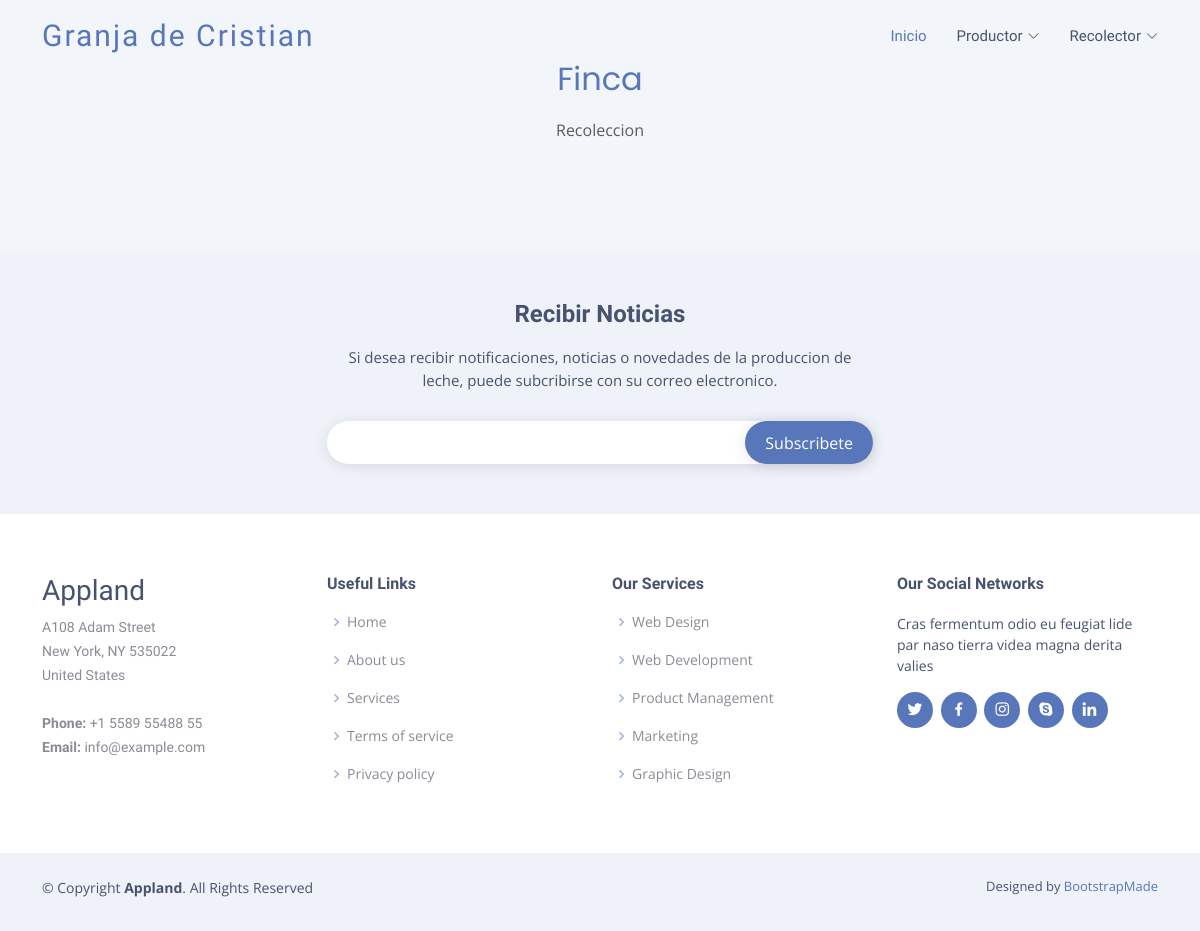
The page /finca/recoleccion/view/2 on the database as committed earlier.
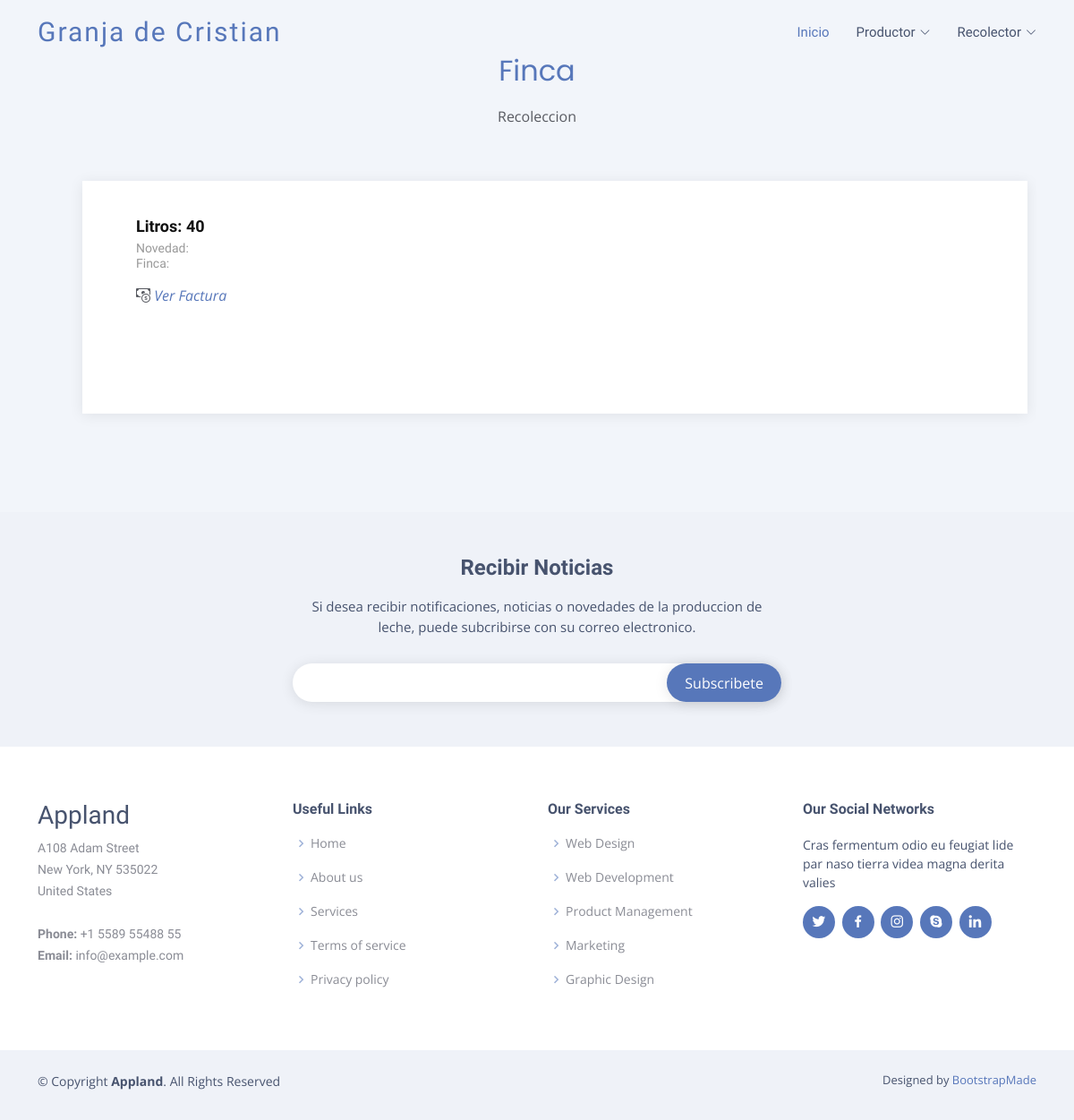
The same page on the database as committed later.
### finca/models.py (models this page shows, shortened)
class Recoleccion(models.Model):
    productor = models.ForeignKey(Productor, null=True, blank=True, on_delete=models.CASCADE)
    recolector = models.ForeignKey(Recolector, null=True, blank=True, on_delete=models.CASCADE)
    finca = models.ForeignKey(Finca, null=True, blank=True, on_delete=models.CASCADE)
    cantidad = models.IntegerField(verbose_name='Cantidad de leche')
    novedad = models.CharField(max_length=250, null=True, blank=True, verbose_name='novedad')
    create_at = models.DateTimeField(auto_now_add=True, verbose_name='Creado')
    update_at = models.DateTimeField(auto_now=True, verbose_name='Editado')
    class Meta:
        verbose_name = 'Recoleccion'
        verbose_name_plural = 'Recolecciones'

### finca/views.py (the view)
# urls.py: path('recoleccion/view/<int:pk>', views.mostrarRecoleccion, name="verrecoleccion"),
def mostrarRecoleccion(request, pk):
    finca = Finca.objects.get(pk=pk)
    recolecciones = Recoleccion.objects.filter(finca=finca)
    return render(request, 'recoleccion/mostrar.html', {
        'title': 'Agregar Finca',
        'fincaE': finca,
        'recolecciones':recolecciones
    })

### finca/templates/recoleccion/mostrar.html (shortened to what this page needs)
{% extends 'layouts/layout.html' %}
{% block content %}
{% load static %}
<section id="testimonials" class="testimonials section-bg">
    <div class="container" data-aos="fade-up">
      <div class="section-title">
        <h2>Finca {{finca.nombre}} </h2>
        <p>Recoleccion</p>
      </div>
      <div class="testimonials-slider swiper" data-aos="fade-up" data-aos-delay="200">
        <div class="swiper-wrapper">
            {% for recoleccion in recolecciones %}
          <div class="swiper-slide">
            <div class="testimonial-item">
              <h3>Litros: {{recoleccion.cantidad}}</h3>
              <h4>Novedad: {{recoleccion.novedad}}</h4>
              <h4>Finca: {{finca.nombre}}</h4>
              <p>
                <i class='bi bi-cash-coin' ></i> <a href="{% url 'recibosrecoleccion' recoleccion.pk %}" class="get-started-btn">Ver Factura</a><br>
              </p>
            </div>
        </div>
            {% endfor %}
        </div>
      </div>
    </div>
  </section>
  {% endblock%}

Rows that differ between the two databases and show on the page:
added Recoleccion: cantidad "40"
